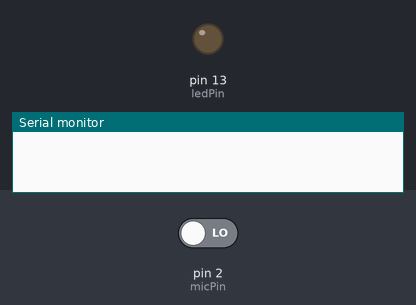
The sketch below on a simulated Arduino Uno, built with avr-gcc and run on an emulated ATmega328P. Parts: output pins drawn as LEDs (lit = HIGH), the last lines printed to the serial monitor. The test bench sets the inputs (shaded band); at power-on: pin 2 (micPin) LOW.

Above: at 1.2 s.
1.3 s: pin 2 (micPin) driven HIGH
At 2.5 s:
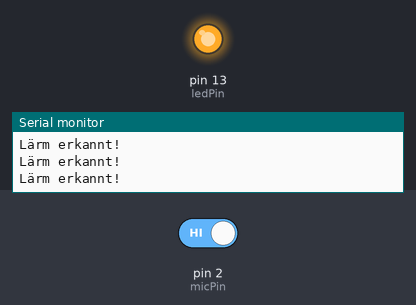
2.8 s: pin 2 (micPin) driven LOW
At 3.8 s:
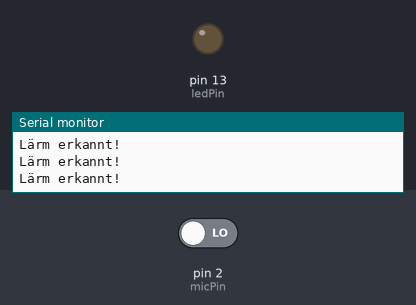
Timing chart, 0 to 5.8 s (numbered marks = the images above; inputs shaded):
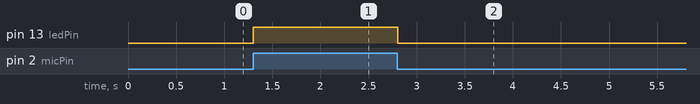

Measured:
- after the input at 1.3 s, pin 13 (ledPin): LOW → HIGH at once
- after the input at 2.8 s, pin 13 (ledPin): HIGH → LOW at once

The sketch:

Microphone.ino
```cpp
const int micPin = 2;   // Der Pin, an den der digitale Ausgang des Mikrofons angeschlossen ist
const int ledPin = 13;  // Die eingebaute LED an Pin 13

void setup() {
  pinMode(micPin, INPUT);
  pinMode(ledPin, OUTPUT);
  Serial.begin(9600);
}

void loop() {
  int micValue = digitalRead(micPin);  // Liest den digitalen Zustand des Mikrofons
  if (micValue == HIGH) {
    digitalWrite(ledPin, HIGH);        // Schaltet die LED ein, wenn Lärm erkannt wird
    Serial.println("Lärm erkannt!");
  } else {
    digitalWrite(ledPin, LOW);         // Schaltet die LED aus, wenn kein Lärm
  }
  delay(100);                           // Kurze Verzögerung zwischen den Messungen
}
```
